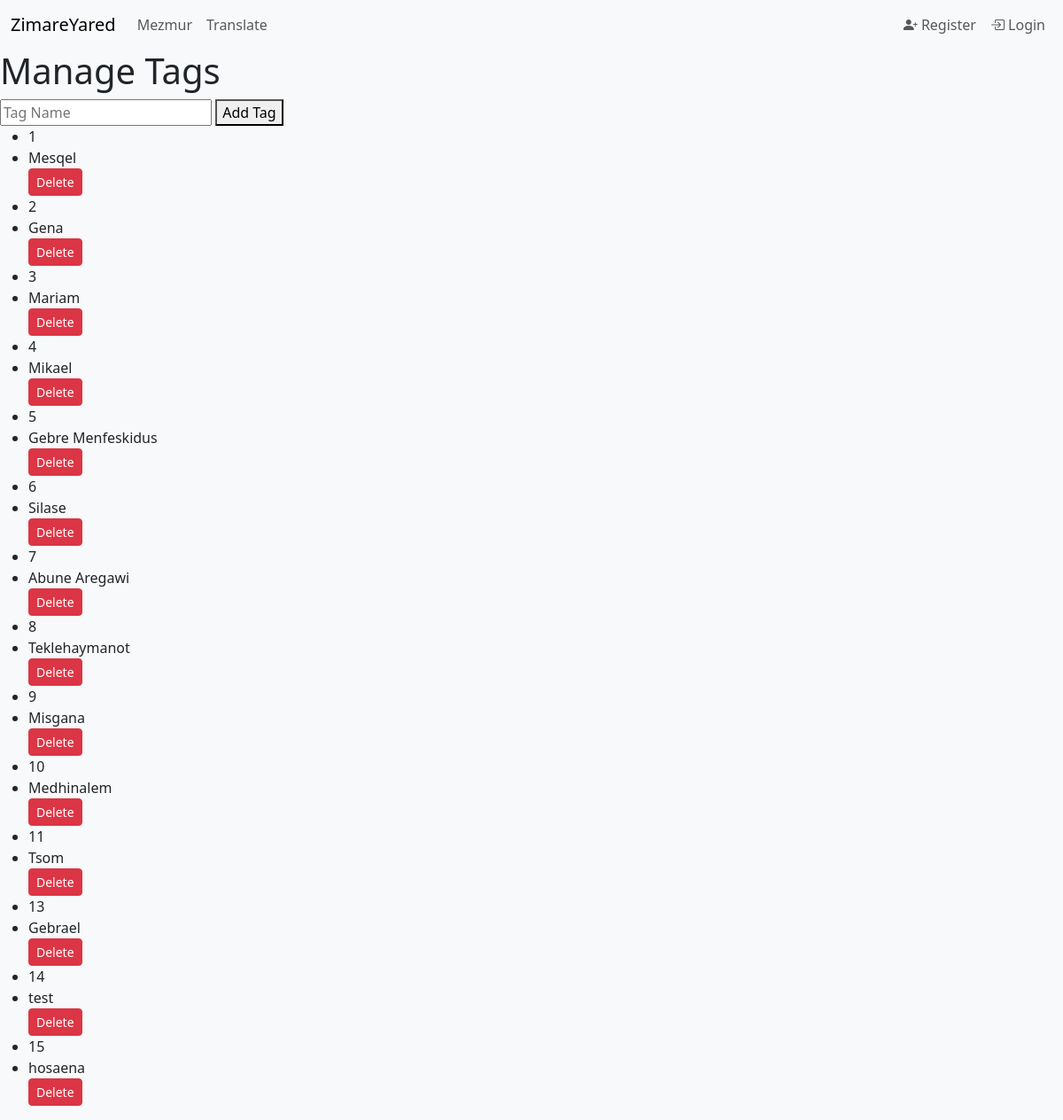
Page /add_tag_form on the earlier database version.
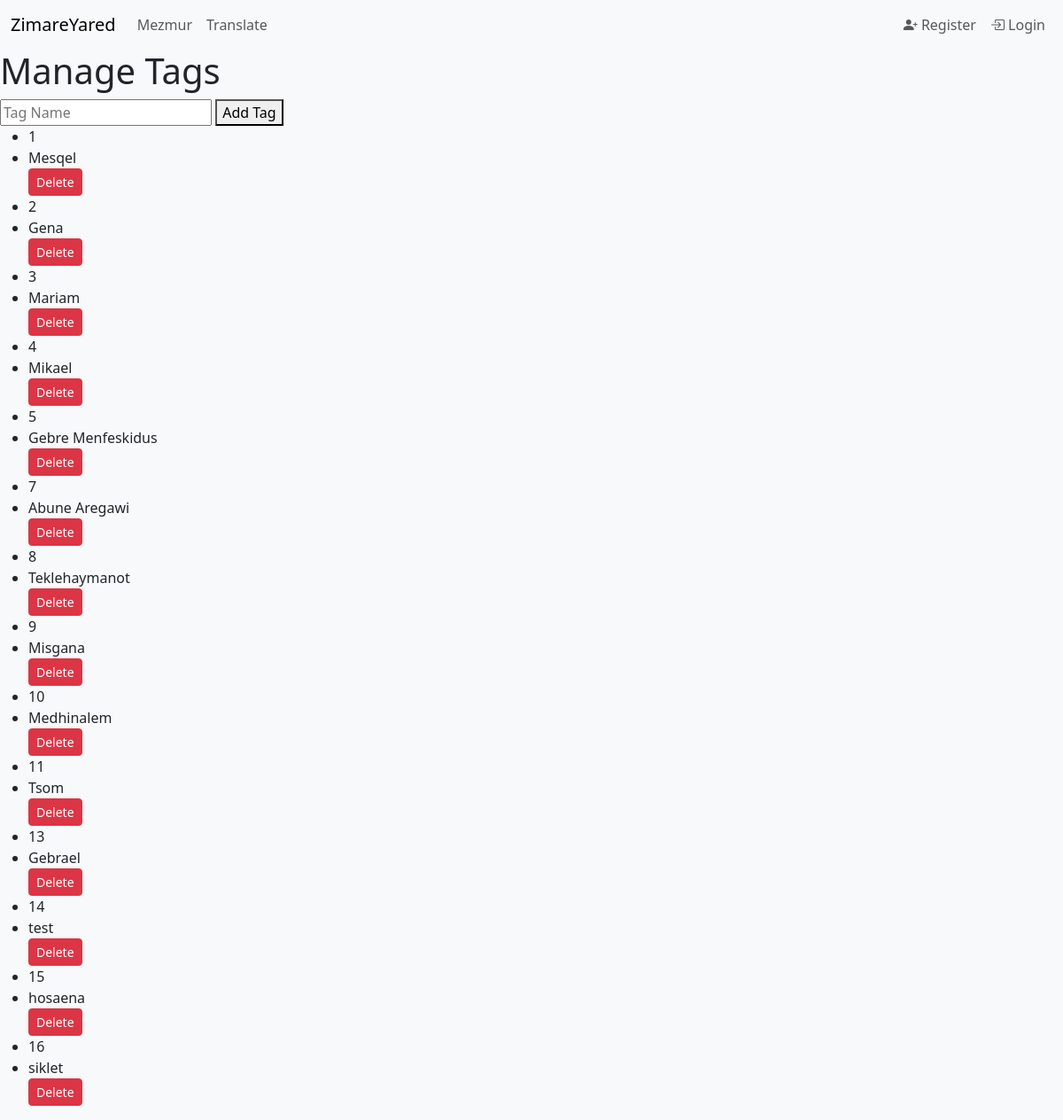
Same page on the later database version.
### tables this page shows
CREATE TABLE tagList (
  t_id INTEGER PRIMARY KEY,
  tag TEXT NOT NULL UNIQUE
);

### flask_package/__init__.py (the view)
@app.route('/add_tag_form', methods=['GET', 'POST'])
def add_tag_form():
    if rq.method == 'POST':
        tag_name = rq.form.get('name')
        db.add_tags(tag_name)
        return redirect(url_for('add_tag_form'))
    return render_template("tags.html", tags=db.get_taglist())

### flask_package/db.py (called while the page is built)
def get_db():
    if 'db' not in g:
        g.db = sqlite3.connect(
            current_app.config['DATABASE'],
            detect_types=sqlite3.PARSE_DECLTYPES
        )
        g.db.row_factory = sqlite3.Row
    return g.db

def get_taglist():
    db_ob = get_db()
    cursor = db_ob.cursor()
    sql = 'SELECT * FROM tagList'
    cursor.execute(sql)
    data = cursor.fetchall()
    return data

### flask_package/templates/tags.html
{% extends "base.html" %}
{% block content %}
    <h1>Manage Tags</h1>
    <form method="POST" action="/add_tag_form">
        <input type="text" name="name" value="" placeholder="Tag Name" required>
        <button type="submit"> Add Tag </button>
    </form>
    <ul>
        {% for tag in tags %}
            <li>{{tag[0]}}</li>
            <li>
                {{ tag.tag }}
                <form method="POST" action="{{ url_for('delete_tag', tag_id=tag.t_id) }}">
                    <button type="submit" class="btn btn-danger btn-sm">Delete</button>
                </form>
            </li>
        {% endfor %}
    </ul>
{% endblock %}

Differences in the rows shown:
removed tagList: t_id "6", tag "Silase"
added tagList: t_id "16", tag "siklet"
